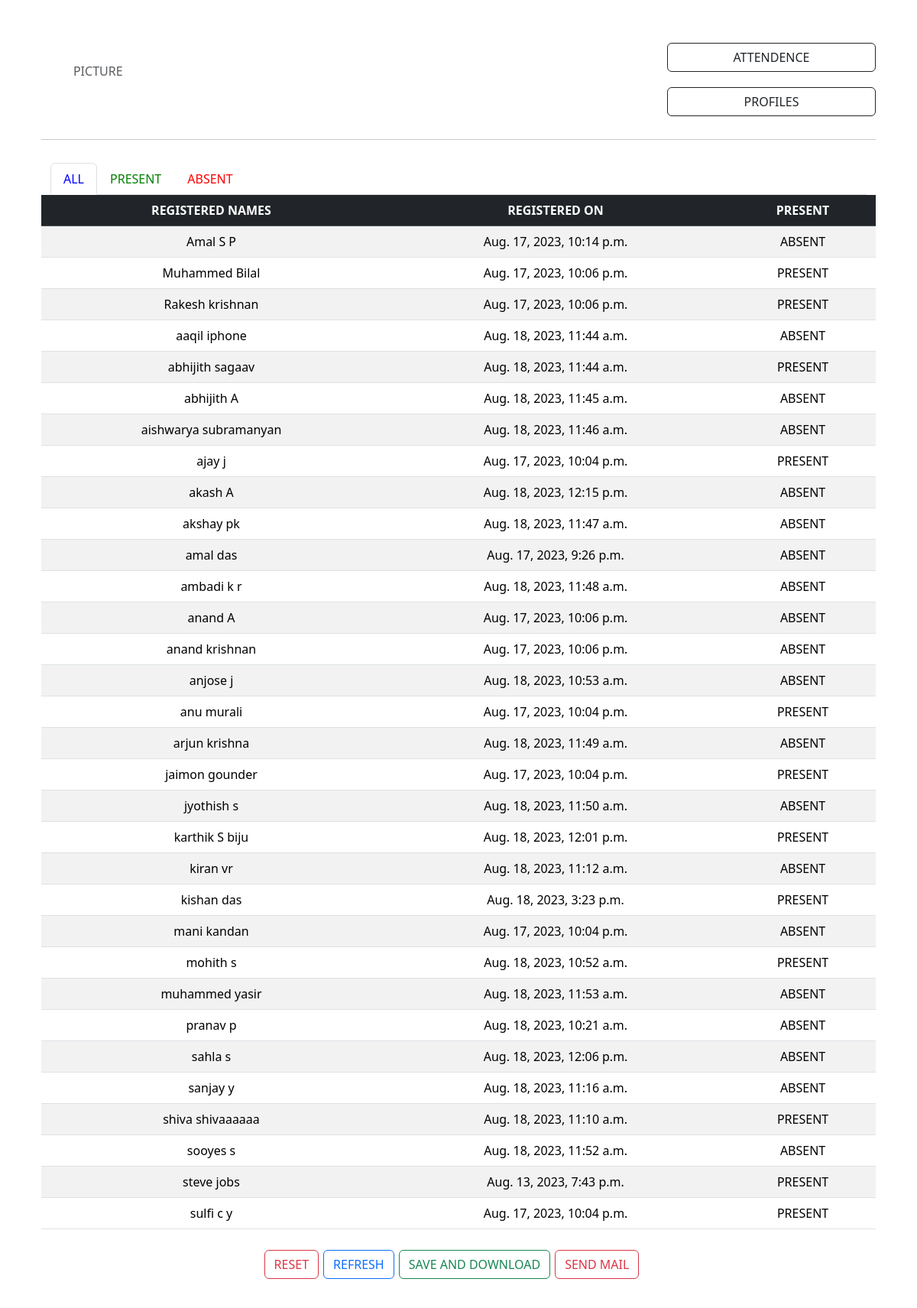
The page / on the database its author committed.
### firstapp/models.py (models this page shows)
class student(models.Model):
    first_name = models.CharField(max_length=70)
    last_name = models.CharField(max_length=70)
    phone = models.BigIntegerField()
    email = models.EmailField(max_length=254)
    dob = models.DateField(auto_now=False, auto_now_add=False)
    time = models.DateTimeField(auto_now=False, auto_now_add=True)
    present = models.BooleanField(default=False)
    dept = models.CharField(max_length=50)
    rollno = models.IntegerField()
    collage = models.CharField(max_length=50)
    district = models.CharField(max_length=50)
    image = models.ImageField(upload_to='_/')

### firstapp/views.py (the view)
# urls.py: path('',home,name='index'),
def home(request):
    profiles = student.objects.all().order_by('first_name').values()
    profile_present = student.objects.filter(present=1).order_by('first_name').values()
    profile_absent = student.objects.filter(present=0).order_by('first_name').values()
    context={
        'profiles':profiles,
        'pres':profile_present,
        'abs':profile_absent
        }
    return render(request,'index.html',context)

### firstapp/templates/index.html (shortened to what this page needs)
{% extends 'base.html' %}
{% block content %}
<div class="container emp-profile" style="margin-top: 20px;">
    <div class="row">
        <div class="col-md-3">
            <h6 class="text-muted p-1 text-center w-50">PICTURE</h6>
        </div>
        <div class="col-md-6">
        </div>
        <div class="col-md-3">
            <a href="{% url 'attendence' %}" style="text-decoration: none;"><div class="row"><button class="btn btn-outline-dark">ATTENDENCE</button></div></a>
            <a href="{% url 'profiles' %}" style="text-decoration: none;"><div class="row"><button class="btn btn-outline-dark" style="margin-top: 20px;">PROFILES</button></div></a>
        </div>
    <hr style="margin: 30px 0;">
    <nav>
        <div class="nav nav-tabs" id="nav-tab" role="tablist">
            <button class="nav-link active" id="nav-ALL-tab" data-bs-toggle="tab" data-bs-target="#nav-ALL" type="button" role="tab" aria-controls="nav-ALL" aria-selected="true">ALL</button>
            <button class="nav-link" id="nav-PRESENT-tab" data-bs-toggle="tab" data-bs-target="#nav-PRESENT" type="button" role="tab" aria-controls="nav-PRESENT" aria-selected="false">PRESENT</button>
            <button class="nav-link" id="nav-ABSENT-tab" data-bs-toggle="tab" data-bs-target="#nav-ABSENT" type="button" role="tab" aria-controls="nav-ABSENT" aria-selected="false">ABSENT</button>
        </div>
    </nav>
    <div class="tab-content" id="myTabContent">
        <div class="tab-pane fade show active" id="nav-ALL" role="tabpanel" aria-labelledby="nav-ALL-tab" tabindex="0">
            <div class="row">
                <table class="table table-striped">
                    <thead class="table-dark text-center">
                        <tr>
                            <th>REGISTERED NAMES</th>
                            <th>REGISTERED ON</th>
                            <th>PRESENT</th>
                        </tr>
                    </thead>
                    <tbody class="text-center">
                        {% for person in profiles %}
                        <tr>
                            <td>{{person.first_name}} {{person.last_name}}</td>
                            <td>{{person.time }}</td>
                            {% if person.present %}
                            <td>PRESENT</td>
                            {% else %}
                            <td>ABSENT</td>
                            {% endif %}
                        </tr>
                        {% endfor %}
                    </tbody>
                </table>
            </div>
        </div>
    </div>
    <div class="row">
        <div class="col btnbackground">
            <a href="{% url 'reset1' %}"><button class="btn btn-outline-danger cust_btn2">RESET</button></a>
            <a href="{% url 'index' %}"><button class="btn btn-outline-primary cust_btn2">REFRESH</button></a>
            <a href="{% url 'save1' %}"><button class="btn btn-outline-success cust_btn2">SAVE AND DOWNLOAD</button></a>
            <a href="{% url 'send_email' %}"><button class="btn btn-outline-danger cust_btn2">SEND MAIL</button></a>
        </div>
    </div>
</div>
{% endblock content %}

### firstapp/static/css/style.css (style rules this page uses)
* { box-sizing: border-box; }
body { background-image: url('https://simplified.com/siteimages/design/hero-image-dark-green.jpg'); }
.cust_btn2 { margin-left: 6px; width: auto; }
.emp-profile { padding: 3%; margin-top: 3%; margin-bottom: 3%; border-radius: 0.5rem; background-color:#ffffffb7; }
#nav-ALL-tab { color: blue; }
#nav-PRESENT-tab { color: green; }
#nav-ABSENT-tab { color: red; }
.btnbackground { background-color:#ffffffb7; display: flex; justify-content: center; padding: 1%; }

### rows shown on the page
student: first_name "Amal", last_name "S P", time "Aug. 17, 2023, 10:14 p.m.", present "ABSENT"
student: first_name "Muhammed", last_name "Bilal", time "Aug. 17, 2023, 10:06 p.m.", present "PRESENT"
student: first_name "Rakesh", last_name "krishnan", time "Aug. 17, 2023, 10:06 p.m.", present "PRESENT"
student: first_name "aaqil", last_name "iphone", time "Aug. 18, 2023, 11:44 a.m.", present "ABSENT"
student: first_name "abhijith", last_name "sagaav", time "Aug. 18, 2023, 11:44 a.m.", present "PRESENT"
student: first_name "abhijith", last_name "A", time "Aug. 18, 2023, 11:45 a.m.", present "ABSENT"
student: first_name "aishwarya", last_name "subramanyan", time "Aug. 18, 2023, 11:46 a.m.", present "ABSENT"
student: first_name "ajay", last_name "j", time "Aug. 17, 2023, 10:04 p.m.", present "PRESENT"
student: first_name "akash", last_name "A", time "Aug. 18, 2023, 12:15 p.m.", present "ABSENT"
student: first_name "akshay", last_name "pk", time "Aug. 18, 2023, 11:47 a.m.", present "ABSENT"
student: first_name "amal", last_name "das", time "Aug. 17, 2023, 9:26 p.m.", present "ABSENT"
student: first_name "ambadi", last_name "k r", time "Aug. 18, 2023, 11:48 a.m.", present "ABSENT"
student: first_name "anand", last_name "A", time "Aug. 17, 2023, 10:06 p.m.", present "ABSENT"
student: first_name "anand", last_name "krishnan", time "Aug. 17, 2023, 10:06 p.m.", present "ABSENT"
student: first_name "anjose", last_name "j", time "Aug. 18, 2023, 10:53 a.m.", present "ABSENT"
student: first_name "anu", last_name "murali", time "Aug. 17, 2023, 10:04 p.m.", present "PRESENT"
student: first_name "arjun", last_name "krishna", time "Aug. 18, 2023, 11:49 a.m.", present "ABSENT"
student: first_name "jaimon", last_name "gounder", time "Aug. 17, 2023, 10:04 p.m.", present "PRESENT"
student: first_name "jyothish", last_name "s", time "Aug. 18, 2023, 11:50 a.m.", present "ABSENT"
student: first_name "karthik", last_name "S biju", time "Aug. 18, 2023, 12:01 p.m.", present "PRESENT"
student: first_name "kiran", last_name "vr", time "Aug. 18, 2023, 11:12 a.m.", present "ABSENT"
student: first_name "kishan", last_name "das", time "Aug. 18, 2023, 3:23 p.m.", present "PRESENT"
student: first_name "mani", last_name "kandan", time "Aug. 17, 2023, 10:04 p.m.", present "ABSENT"
student: first_name "mohith", last_name "s", time "Aug. 18, 2023, 10:52 a.m.", present "PRESENT"
student: first_name "muhammed", last_name "yasir", time "Aug. 18, 2023, 11:53 a.m.", present "ABSENT"
student: first_name "pranav", last_name "p", time "Aug. 18, 2023, 10:21 a.m.", present "ABSENT"
student: first_name "sahla", last_name "s", time "Aug. 18, 2023, 12:06 p.m.", present "ABSENT"
student: first_name "sanjay", last_name "y", time "Aug. 18, 2023, 11:16 a.m.", present "ABSENT"
student: first_name "shiva", last_name "shivaaaaaa", time "Aug. 18, 2023, 11:10 a.m.", present "PRESENT"
student: first_name "sooyes", last_name "s", time "Aug. 18, 2023, 11:52 a.m.", present "ABSENT"
student: first_name "steve", last_name "jobs", time "Aug. 13, 2023, 7:43 p.m.", present "PRESENT"
student: first_name "sulfi", last_name "c y", time "Aug. 17, 2023, 10:04 p.m.", present "PRESENT"
